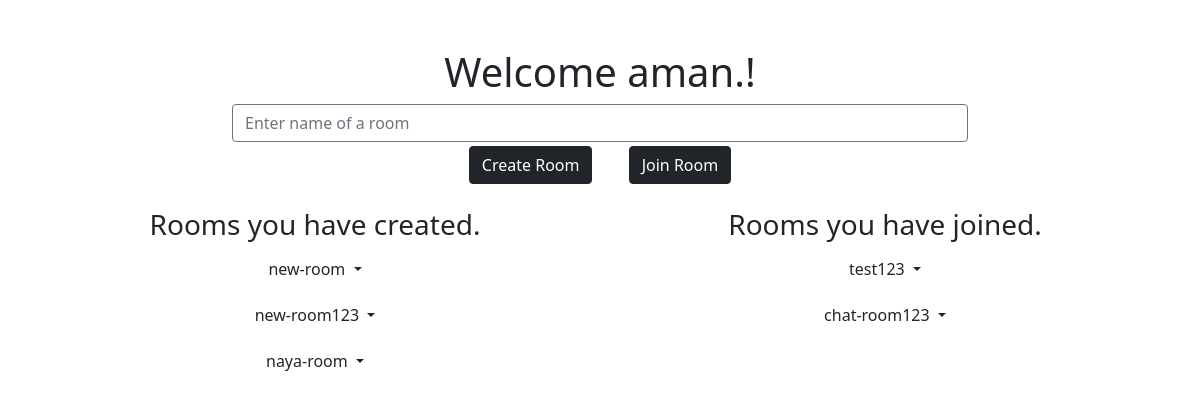
Before: / (signed in) with the older database file.
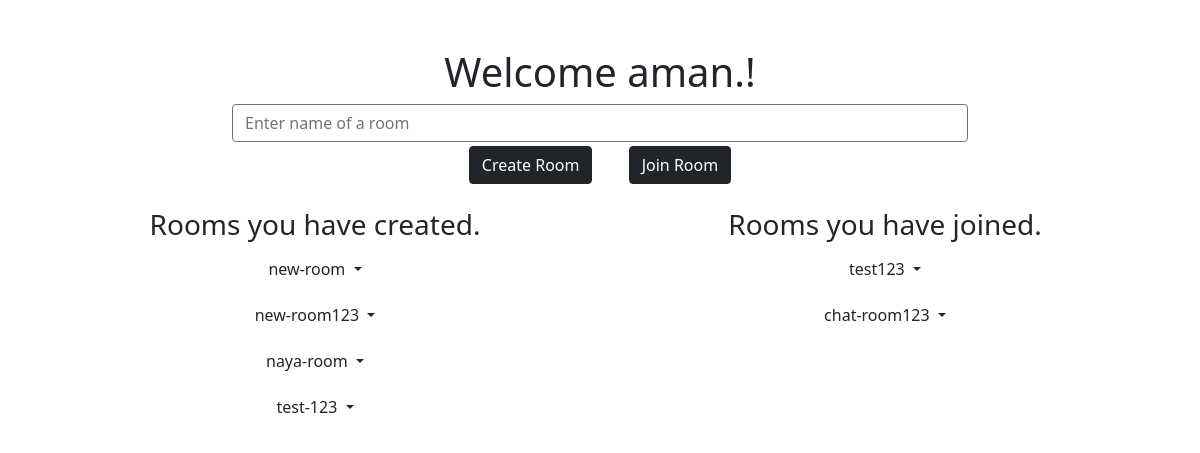
After: the same page with the newer database file.
### main/models.py (models this page shows, shortened)
class Room(models.Model):
    room = models.SlugField(max_length=50, unique=True)
    user_admin = models.ForeignKey(User,on_delete=models.CASCADE)
    approved_users = models.ManyToManyField(User, related_name='approved_users', blank=True)
    pending_requests = models.ManyToManyField(User, related_name='pending_requests', blank=True)
    is_private = models.BooleanField(default=False)
    is_public = models.BooleanField(default=True)
    def __str__(self):
        return self.room

### main/views.py (the view)
# urls.py: path('', views.index, name='homepage'),
@login_required(login_url='login')
def index(request):
    rooms_created = Room.objects.filter(user_admin = request.user)
    user = User.objects.get(username = request.user.username)
    all_rooms_joined = user.approved_users.all()
    rooms_joined = []
    for room in all_rooms_joined:
        if room not in rooms_created:
            rooms_joined.append(room)
    return render(request,
                template_name = 'index.html',
                context={'rooms_created': rooms_created,
                        'rooms_joined': rooms_joined})

### main/templates/index.html (shortened to what this page needs)
{% extends 'base.html' %}
{% block body %}
<div class="container mt-5">
    <h1 class="text-center">Welcome {{request.user}}.!</h1>
    <div class="row justify-content-center">
        <div class="col-8 text-center">
            <input id="room-name-input" type="text" class="form-control border border-secondary" placeholder="Enter name of a room">
        </div>
    </div>
    <div class="row">
        <div class="col-12 text-center">
            <button type="button" id="create-chat-room" class="btn btn-dark mt-1 mx-3" data-toggle="modal" data-target="#ModalCenter">
                Create Room
            </button>
            <button type="button" id="join-chat-room" class="btn btn-dark mt-1 mx-3" onclick="joinRoom()">
                Join Room
            </button>
        </div>
    </div>
    <div class="row mt-4">
        <div class="col-md-6 col-sm-12">
            <h3 class='text-center'> Rooms you have created.</h3>
            {% for room in rooms_created %}
            <div class='text-center'>
                <div class="dropdown my-2">
                    <button class="btn dropdown-toggle" type="" id="dropdownMenuButton" data-toggle="dropdown" aria-haspopup="true" aria-expanded="false">
                      {{room}}
                    </button>
                  </div>
            </div>
            {% endfor %}
        </div>
        <div class="col-md-6 col-sm-12">
            <h3 class='text-center'>Rooms you have joined.</h3>
            {% for room in rooms_joined %}
            <div class='text-center'>
                <div class="dropdown my-2">
                    <button class="btn dropdown-toggle" type="" id="dropdownMenuButton" data-toggle="dropdown" aria-haspopup="true" aria-expanded="false">
                      {{room}}
                    </button>
                  </div>
            </div>
            {% endfor %}
        </div>
    </div>
</div>
{% endblock body %}

Changed rows visible on the page:
added Room: room "test-123", shown under "Rooms you have created."
